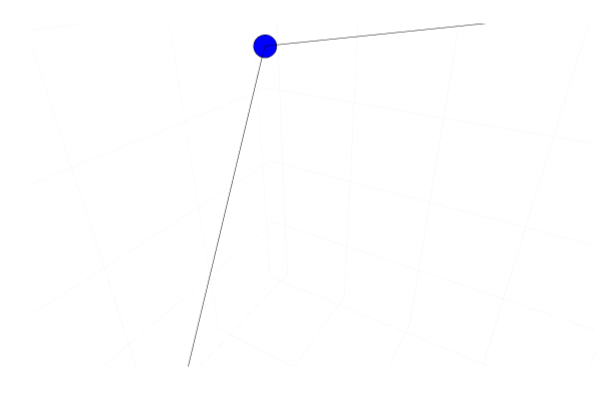

Notebook code cell kept with this figure:
### Code cell
randomRot = rotation(2*pi*rand(),unitVector(Point3D()))
c = Point3D()
newArr = [randomRot*p + c + 0.3*Point3D() for p in P.vertices]
Q = PolygonalChain2(newArr)
plot(legend=false)
plotChain!(Q,"blue")

### Figure 1 — Plotly figure (JSON) as saved in the notebook; plotly's stock layout.template omitted (floating-point values rounded to 4 significant figures)
{"data": [{"colorbar": {"title": {"text": ""}}, "legendgroup": "y1", "marker": {"color": "rgba(0, 0, 255, 1.000)", "line": {"color": "rgba(0, 0, 0, 1)", "width": 1}, "size": 8, "symbol": "circle"}, "mode": "markers", "name": "y1", "scene": "scene", "showlegend": true, "type": "scatter3d", "x": [0.4589, 0.482, 0.2344, 1.376, 0.9785], "xaxis": "x", "y": [-0.2233, 0.3684, 1.204, 1.011, 0.2018], "yaxis": "y", "z": [0.6534, 0.06993, 0.885, 1.097, 1.767], "zaxis": "z", "zmax": null, "zmin": null}, {"colorbar": {"title": {"text": ""}}, "legendgroup": "y2", "line": {"color": "rgba(0, 0, 0, 1)", "dash": "solid", "shape": "linear", "width": 1}, "mode": "lines", "name": "y2", "scene": "scene", "showlegend": true, "type": "scatter3d", "x": [0.4589, 0.482, 0.2344, 1.376, 0.9785], "xaxis": "x", "y": [-0.2233, 0.3684, 1.204, 1.011, 0.2018], "yaxis": "y", "z": [0.6534, 0.06993, 0.885, 1.097, 1.767], "zaxis": "z", "zmax": null, "zmin": null}], "layout": {"annotations": [], "height": 400, "margin": {"b": 20, "l": 0, "r": 0, "t": 20}, "paper_bgcolor": "rgba(255, 255, 255, 1.000)", "plot_bgcolor": "rgba(255, 255, 255, 1.000)", "scene": {"aspectmode": "auto", "aspectratio": {"x": 0.8137, "y": 1.017, "z": 1.209}, "camera": {"center": {"x": 0, "y": 0, "z": 0}, "eye": {"x": 0.1092, "y": -0.1892, "z": 0.1261}, "projection": {"type": "perspective"}, "up": {"x": 0, "y": 0, "z": 1}}, "domain": {"x": [0.05101, 0.9934], "y": [0.03762, 0.9902]}, "xaxis": {"gridcolor": "rgba(0, 0, 0, 0.1)", "gridwidth": 0.5, "linecolor": "rgba(0, 0, 0, 1)", "mirror": false, "range": [0.2001, 1.411], "showgrid": true, "showline": true, "showticklabels": true, "tickangle": 0, "tickcolor": "rgb(0, 0, 0)", "tickfont": {"color": "rgba(0, 0, 0, 1)", "family": "sans-serif", "size": 11}, "tickmode": "array", "ticks": "inside", "ticktext": ["0.25", "0.50", "0.75", "1.00", "1.25"], "tickvals": [0.25, 0.5, 0.75, 1, 1.25], "title": {"font": {"color": "rgba(0, 0, 0, 1)", "family": "sans-serif", "size": 15}, "text": ""}, "type": "linear", "visible": true, "zeroline": false, "zerolinecolor": "rgba(0, 0, 0, 1)"}, "yaxis": {"gridcolor": "rgba(0, 0, 0, 0.1)", "gridwidth": 0.5, "linecolor": "rgba(0, 0, 0, 1)", "mirror": false, "range": [-0.2661, 1.246], "showgrid": true, "showline": true, "showticklabels": true, "tickangle": 0, "tickcolor": "rgb(0, 0, 0)", "tickfont": {"color": "rgba(0, 0, 0, 1)", "family": "sans-serif", "size": 11}, "tickmode": "array", "ticks": "inside", "ticktext": ["0.0", "0.3", "0.6", "0.9", "1.2"], "tickvals": [0, 0.3, 0.6, 0.9, 1.2], "title": {"font": {"color": "rgba(0, 0, 0, 1)", "family": "sans-serif", "size": 15}, "text": ""}, "type": "linear", "visible": true, "zeroline": false, "zerolinecolor": "rgba(0, 0, 0, 1)"}, "zaxis": {"gridcolor": "rgba(0, 0, 0, 0.1)", "gridwidth": 0.5, "linecolor": "rgba(0, 0, 0, 1)", "mirror": false, "range": [0.01902, 1.818], "showgrid": true, "showline": true, "showticklabels": true, "tickangle": 0, "tickcolor": "rgb(0, 0, 0)", "tickfont": {"color": "rgba(0, 0, 0, 1)", "family": "sans-serif", "size": 11}, "tickmode": "array", "ticks": "inside", "ticktext": ["0.25", "0.50", "0.75", "1.00", "1.25", "1.50", "1.75"], "tickvals": [0.25, 0.5, 0.75, 1, 1.25, 1.5, 1.75], "title": {"font": {"color": "rgba(0, 0, 0, 1)", "family": "sans-serif", "size": 15}, "text": ""}, "type": "linear", "visible": true, "zeroline": false, "zerolinecolor": "rgba(0, 0, 0, 1)"}}, "showlegend": false, "width": 600}}
